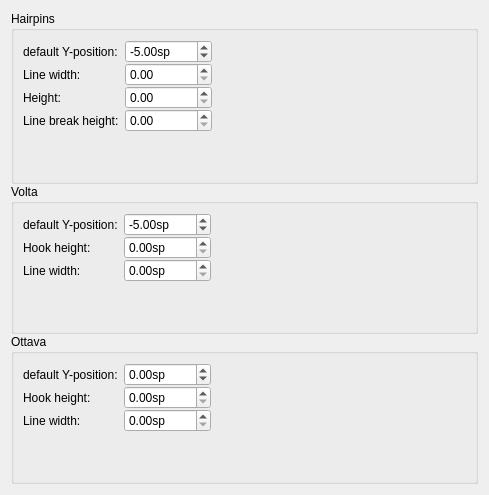
     <widget class="QWidget" name="Seite13">
      <layout class="QVBoxLayout" name="verticalLayout_19">
       <property name="spacing">
        <number>0</number>
       </property>
       <item>
        <widget class="QGroupBox" name="groupBox_11">
         <property name="title">
          <string>Hairpins</string>
         </property>
         <layout class="QGridLayout" name="gridLayout_7">
          <property name="verticalSpacing">
           <number>0</number>
          </property>
          <item row="1" column="0">
           <widget class="QLabel" name="label_8">
            <property name="text">
             <string>Line width:</string>
            </property>
           </widget>
          </item>
          <item row="1" column="1">
           <widget class="QDoubleSpinBox" name="hairpinLineWidth">
            <property name="singleStep">
             <double>0.010000000000000</double>
            </property>
           </widget>
          </item>
          <item row="1" column="2">
           <spacer>
            <property name="orientation">
             <enum>Qt::Horizontal</enum>
            </property>
            <property name="sizeHint" stdset="0">
             <size>
              <width>254</width>
              <height>20</height>
             </size>
            </property>
           </spacer>
          </item>
          <item row="2" column="0">
           <widget class="QLabel" name="label_9">
            <property name="text">
             <string>Height:</string>
            </property>
           </widget>
          </item>
          <item row="2" column="1">
           <widget class="QDoubleSpinBox" name="hairpinHeight">
            <property name="singleStep">
             <double>0.100000000000000</double>
            </property>
           </widget>
          </item>
          <item row="3" column="0">
           <widget class="QLabel" name="label_10">
            <property name="text">
             <string>Line break height:</string>
            </property>
           </widget>
          </item>
          <item row="3" column="1">
           <widget class="QDoubleSpinBox" name="hairpinContinueHeight">
            <property name="singleStep">
             <double>0.100000000000000</double>
            </property>
           </widget>
          </item>
          <item row="4" column="0">
           <spacer>
            <property name="orientation">
             <enum>Qt::Vertical</enum>
            </property>
            <property name="sizeHint" stdset="0">
             <size>
              <width>20</width>
              <height>40</height>
             </size>
            </property>
           </spacer>
          </item>
          <item row="0" column="0">
           <widget class="QLabel" name="label_95">
            <property name="text">
             <string>default Y-position:</string>
            </property>
           </widget>
          </item>
          <item row="0" column="1">
           <widget class="QDoubleSpinBox" name="hairpinY">
            <property name="suffix">
             <string extracomment="spatium unit">sp</string>
            </property>
            <property name="minimum">
             <double>-1000.000000000000000</double>
            </property>
            <property name="maximum">
             <double>1000.000000000000000</double>
            </property>
            <property name="value">
             <double>-5.000000000000000</double>
            </property>
           </widget>
          </item>
         </layout>
        </widget>
       </item>
       <item>
        <widget class="QGroupBox" name="groupBox_15">
         <property name="title">
          <string>Volta</string>
         </property>
         <layout class="QGridLayout" name="gridLayout0">
          <property name="verticalSpacing">
           <number>0</number>
          </property>
          <item row="0" column="2">
           <spacer name="horizontalSpacer_5">
            <property name="orientation">
             <enum>Qt::Horizontal</enum>
            </property>
            <property name="sizeHint" stdset="0">
             <size>
              <width>40</width>
              <height>20</height>
             </size>
            </property>
           </spacer>
          </item>
          <item row="0" column="1">
           <widget class="QDoubleSpinBox" name="voltaY">
            <property name="suffix">
             <string extracomment="spatium unit">sp</string>
            </property>
            <property name="minimum">
             <double>-1000.000000000000000</double>
            </property>
            <property name="maximum">
             <double>1000.000000000000000</double>
            </property>
            <property name="value">
             <double>-5.000000000000000</double>
            </property>
           </widget>
          </item>
          <item row="3" column="0">
           <spacer name="verticalSpacer_13">
            <property name="orientation">
             <enum>Qt::Vertical</enum>
            </property>
            <property name="sizeHint" stdset="0">
             <size>
              <width>20</width>
              <height>40</height>
             </size>
            </property>
           </spacer>
          </item>
          <item row="1" column="0">
           <widget class="QLabel" name="label_42">
            <property name="text">
             <string>Hook height:</string>
            </property>
           </widget>
          </item>
          <item row="1" column="1">
           <widget class="QDoubleSpinBox" name="voltaHook">
            <property name="suffix">
             <string>sp</string>
            </property>
           </widget>
          </item>
          <item row="2" column="0">
           <widget class="QLabel" name="label_64">
            <property name="text">
             <string>Line width:</string>
            </property>
           </widget>
          </item>
          <item row="2" column="1">
           <widget class="QDoubleSpinBox" name="voltaLineWidth">
            <property name="suffix">
             <string>sp</string>
            </property>
           </widget>
          </item>
          <item row="0" column="0">
           <widget class="QLabel" name="label_40">
            <property name="text">
             <string>default Y-position:</string>
            </property>
           </widget>
          </item>
         </layout>
        </widget>
       </item>
       <item>
        <widget class="QGroupBox" name="groupBox_16">
         <property name="minimumSize">
          <size>
           <width>0</width>
           <height>100</height>
          </size>
         </property>
         <property name="title">
          <string>Ottava</string>
         </property>
         <layout class="QGridLayout" name="gridLayout_12">
          <property name="verticalSpacing">
           <number>0</number>
          </property>
          <item row="2" column="0">
           <widget class="QLabel" name="label_88">
            <property name="text">
             <string>Line width:</string>
            </property>
           </widget>
          </item>
          <item row="0" column="1">
           <widget class="QDoubleSpinBox" name="ottavaY">
            <property name="suffix">
             <string extracomment="spatium unit">sp</string>
            </property>
            <property name="minimum">
             <double>-1000.000000000000000</double>
            </property>
            <property name="maximum">
             <double>1000.000000000000000</double>
            </property>
           </widget>
          </item>
          <item row="0" column="2">
           <spacer name="horizontalSpacer_6">
            <property name="orientation">
             <enum>Qt::Horizontal</enum>
            </property>
            <property name="sizeHint" stdset="0">
             <size>
              <width>40</width>
              <height>20</height>
             </size>
            </property>
           </spacer>
          </item>
          <item row="2" column="1">
           <widget class="QDoubleSpinBox" name="ottavaLineWidth">
            <property name="suffix">
             <string extracomment="spatium unit">sp</string>
            </property>
           </widget>
          </item>
          <item row="1" column="0">
           <widget class="QLabel" name="label_87">
            <property name="text">
             <string>Hook height:</string>
            </property>
           </widget>
          </item>
          <item row="1" column="1">
           <widget class="QDoubleSpinBox" name="ottavaHook">
            <property name="suffix">
             <string extracomment="spatium unit">sp</string>
            </property>
           </widget>
          </item>
          <item row="0" column="0">
           <widget class="QLabel" name="label_81">
            <property name="text">
             <string>default Y-position:</string>
            </property>
           </widget>
          </item>
          <item row="3" column="0">
           <spacer name="verticalSpacer_14">
            <property name="orientation">
             <enum>Qt::Vertical</enum>
            </property>
            <property name="sizeHint" stdset="0">
             <size>
              <width>20</width>
              <height>40</height>
             </size>
            </property>
           </spacer>
          </item>
         </layout>
        </widget>
       </item>
      </layout>
     </widget>
